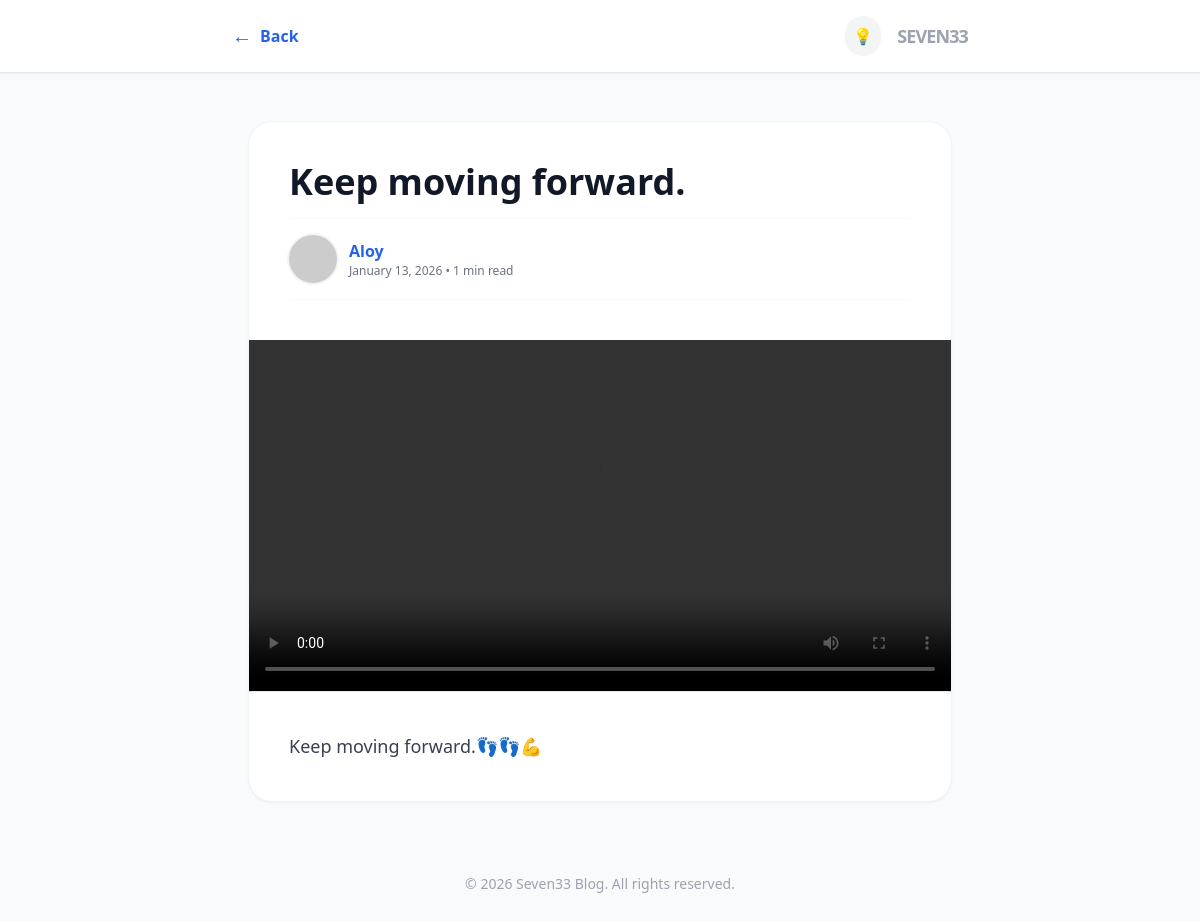
Screenshot of /post/keep-moving-forward with the database file from the repository.
### app.py (models this page shows)
class Post(db.Model):
    id = db.Column(db.Integer, primary_key=True)
    title = db.Column(db.String(200), nullable=False)
    content = db.Column(db.Text, nullable=False)
    slug = db.Column(db.String(200), unique=True, nullable=False)
    author = db.Column(db.String(80), nullable=False, default="Guest")
    created_at = db.Column(db.DateTime, default=datetime.utcnow)
    approved = db.Column(db.Boolean, default=False)
    tags = db.Column(db.String(200), nullable=True)
    media_file = db.Column(db.String(200), nullable=True)
    media_type = db.Column(db.String(10), nullable=True) # 'image' or 'video'

### app.py (the view)
@app.route('/post/<slug>')
def view_post(slug):
    post = Post.query.filter_by(slug=slug, approved=True).first_or_404()
    return render_template('view_post.html', post=post)

### app.py (called while the page is built)
def get_read_time(content):
    if not content: return 1
    words = len(content.split())
    minutes = round(words / 200)
    return minutes if minutes > 0 else 1

@app.context_processor
def utility_processor():
    def get_user_by_username(username):
        return User.query.filter_by(username=username).first()
    return dict(get_user_by_username=get_user_by_username, get_read_time=get_read_time)

### templates/view_post.html (shortened to what this page needs)
<!DOCTYPE html>
<html lang="en">
<head>
    <script src="https://cdn.tailwindcss.com"></script>
</head>
<body class="bg-gray-50 dark:bg-gray-900 text-gray-900 dark:text-gray-100 transition-colors duration-300 min-h-screen">
<header class="bg-white dark:bg-gray-800 shadow-sm sticky top-0 z-50 border-b dark:border-gray-700">
    <div class="max-w-3xl mx-auto p-4 flex justify-between items-center">
        <a href="{{ url_for('public_home') }}" class="text-blue-600 font-bold flex items-center gap-2 hover:underline">
            <span class="text-xl">←</span> Back
        </a>
        <div class="flex items-center gap-4">
            <button id="darkToggle" class="p-2 bg-gray-100 dark:bg-gray-700 rounded-full transition">💡</button>
            <h1 class="text-lg font-black tracking-tighter text-gray-400">SEVEN33</h1>
        </div>
    </div>
</header>
<main class="max-w-3xl mx-auto p-4 sm:p-8 mt-4">
    <article class="bg-white dark:bg-gray-800 rounded-3xl shadow-sm border border-gray-100 dark:border-gray-700 overflow-hidden">
        <div class="p-6 sm:p-10 pb-4">
            <h1 class="text-3xl sm:text-4xl font-extrabold leading-tight mb-4">{{ post.title }}</h1>
            <div class="flex items-center gap-3 py-4 border-y border-gray-50 dark:border-gray-700/50">
                {% set author = get_user_by_username(post.author) %}
                <img src="{{ url_for('uploaded_file', filename=author.profile_pic if author else 'default-avatar.png') }}"
                     onerror="this.src='https://ui-avatars.com/api/?name={{ post.author }}&background=0D8ABC&color=fff'"
                     class="w-12 h-12 rounded-full object-cover ring-2 ring-gray-100 dark:ring-gray-700 shadow-sm">
                <div>
                    <p class="font-bold text-blue-600">{{ post.author }}</p>
                    <p class="text-xs text-gray-500">{{ post.created_at.strftime('%B %d, %Y') }} • {{ get_read_time(post.content) }} min read</p>
                </div>
            </div>
        </div>
        {% if post.media_file %}
        <div class="w-full bg-gray-100 dark:bg-gray-900 border-b dark:border-gray-700">
            {% if post.media_type == 'image' %}
                <img src="{{ url_for('uploaded_file', filename=post.media_file) }}" class="w-full h-auto max-h-[700px] object-contain mx-auto">
            {% elif post.media_type == 'video' %}
                <video controls class="w-full shadow-inner">
                    <source src="{{ url_for('uploaded_file', filename=post.media_file) }}" type="video/mp4">
                </video>
            {% endif %}
        </div>
        {% endif %}
        <div class="p-6 sm:p-10 pt-8 text-lg leading-relaxed text-gray-700 dark:text-gray-300">
            <div class="whitespace-pre-wrap">{{ post.content | safe }}</div>
        </div>
    </article>
</main>
<footer class="text-center py-10 text-gray-400 text-sm">
    &copy; 2026 Seven33 Blog. All rights reserved.
</footer>
</body>
</html>

### rows the page displays
Post: title "Keep moving forward.", author "Aloy", created_at "January 13, 2026", content "1", content "Keep moving forward.👣👣💪"
